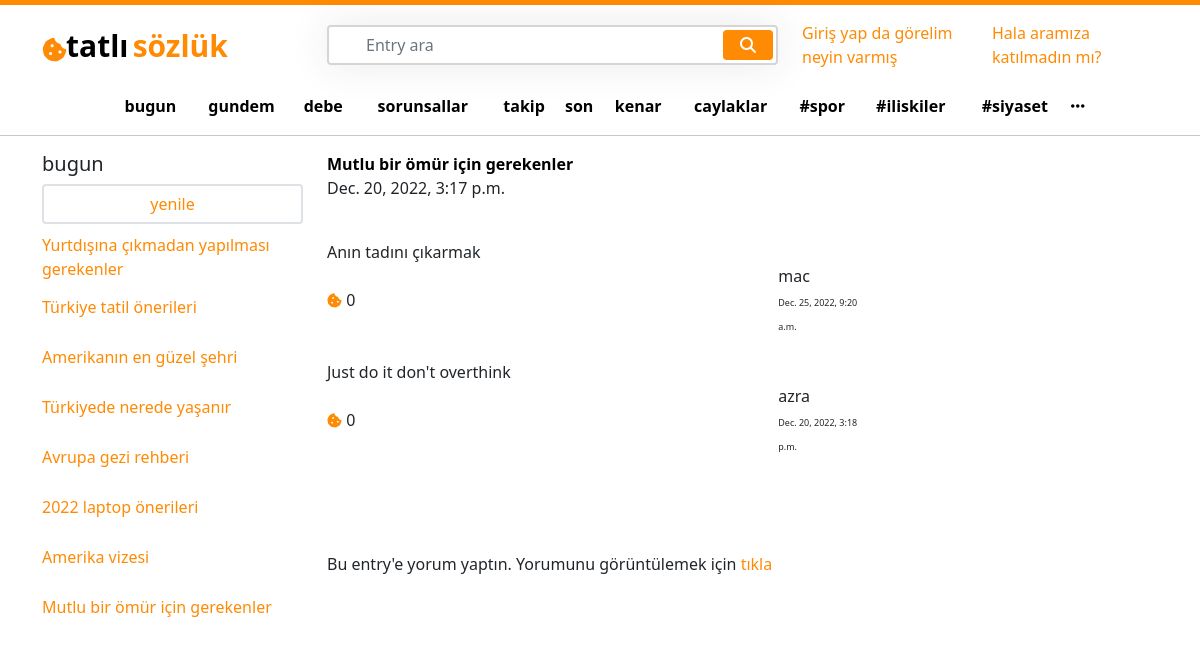
The app's page /Mutlu bir ömür için gerekenler/ with its own data.
### entry/models.py (models this page shows, shortened)
class Entry(models.Model):
    user = models.ForeignKey(User, on_delete=models.CASCADE)
    entry_slug =  models.CharField(max_length=85, blank=True, null=True)
    entry_name =  models.CharField(max_length=85, blank=True, null=True)
    created_at = models.DateTimeField(auto_now_add=True)
    updated_at = models.DateTimeField(auto_now=True)

class EntryComments(models.Model):
    comment_body =  models.CharField(max_length=85, blank=True, null=True)
    commented_entry = models.ForeignKey(Entry, on_delete=models.CASCADE)
    likes_to_the_comment = models.PositiveIntegerField(default=0)
    writer = models.ForeignKey(User, on_delete=models.CASCADE, null=True)
    created_at = models.DateTimeField(auto_now_add=True)

### user/models.py (models this page shows, shortened)
class User(AbstractBaseUser):
    email = models.EmailField(max_length=100, unique=True)
    username = models.CharField(max_length=50, unique=True)
    date_joined = models.DateTimeField(auto_now_add=True)
    last_login = models.DateTimeField(auto_now_add=True)
    created_date = models.DateTimeField(auto_now_add=True)
    modified_date = models.DateTimeField(auto_now=True)
    is_admin = models.BooleanField(default=True)
    is_staff = models.BooleanField(default=True)
    is_active = models.BooleanField(default=True)
    is_superadmin = models.BooleanField(default=True)
    USERNAME_FIELD = 'email'
    REQUIRED_FIELDS = ['username']
    objects = UserManager()

### entry/views.py (the view)
# urls.py: path('<str:pk>/', views.entry_detail, name='entry_detail'),
def entry_detail(request, pk):
    all_entries = Entry.objects.all()
    entry_detail = get_object_or_404(Entry, entry_name=pk)
    bring_entry_info = Entry.objects.filter(entry_name=pk)
    entry_comment = EntryComments.objects.filter(commented_entry__entry_name=pk).order_by('-created_at')
    for i in entry_comment:
        tiklanan_posta_yorum_yapanlar = i.writer.username
        print(tiklanan_posta_yorum_yapanlar)
    user = request.user.username
    print(user)
    if request.method == "POST":
        comment_body = request.POST['comment_body']
        new_comment = EntryComments.objects.create(commented_entry=entry_detail,writer=request.user, comment_body=comment_body)
        new_comment.save()
    context = {
        'entry_detail' : entry_detail,
        "all_entries" :  all_entries,
        'bring_entry_info' : bring_entry_info,
        'entry_comment' : entry_comment,
        "tiklanan_posta_yorum_yapanlar" : tiklanan_posta_yorum_yapanlar,
        'user' : user
    }
    return render(request, "entry_detail.html",context)

### templates/entry_detail.html (shortened to what this page needs)
{% extends 'base.html' %}
{% load static %}
{% block content %}
<div class="col-lg-6 ">
    <div class="row">
        {% for i in bring_entry_info %}
            <div class="col-lg-12">
                <a href="{% url 'entry_detail' i.id %}" >
                    <b style="color:black ;">  {{i.entry_name}}</b>
                </a>
            </div>
            <div class="col-lg-12">
                {{i.created_at}}
            </div>
            <div class="col-lg-12 mt-3">
                {% for a in entry_comment %}
                <div class="col-lg-12 mt-4">
                    {{a.comment_body}}
                </div>
                   <div class="row justify-content-between">
                        <div class="col-lg-3 my-auto">
                            <i class="fa-solid fa-cookie-bite" id="logo" style="font-size:15px ;"></i>
                            {{a.likes_to_the_comment}}
                        </div>
                        <div class="col-lg-5">
                            <div class="row justify-content-end">
                                <div class="col-lg-6">
                                    <div class="col-lg-12">
                                        {{a.writer.username}}
                                    </div>
                                    <div class="col-lg-12">
                                       <small style="font-size: 9px;">{{a.created_at}}</small>
                                    </div>
                                </div>
                            </div>
                        </div>
                    </div>
                {% endfor %}
            </div>
        <div class="col-lg-12">
            <form action="" method="POST">
                <div class="col-lg-12">
                    <b>{{searched_entry}}</b><br><br><br><br>
                    {% if user in tiklanan_posta_yorum_yapanlar %}
                    <span>Bu entry'e yorum yaptın. Yorumunu görüntülemek için <a href="{% url 'user_page' %}">tıkla</a></span>
                    {% else %}
                    <h4>Sende yorumunu paylaş </h4>
                    <br>
                    <input placeholder="{{searched_entry}}hakkında bize biraz bilgi ver" name="comment_body" style="height:180px; width: 500px;"></input>{{form.comment_body}}
                   <br>
                    <input type="submit" value="Submit">
                    {% endif %}
                    <br>
                    <br>
                    <br>
                </div>
            </form>
        </div>
        {% endfor %}
    </div>
</div>
{% endblock %}

### templates/base.html (shortened to what this page needs)
{% load static %}
<!DOCTYPE html>
<html lang="en">
<head>
    <link href="https://cdn.jsdelivr.net/npm/bootstrap@5.1.3/dist/css/bootstrap.min.css" rel="stylesheet">
    <link rel="stylesheet" href="https://cdnjs.cloudflare.com/ajax/libs/font-awesome/6.2.1/css/all.min.css" />
    <link rel="stylesheet" href="{% static 'css/home.css' %}">
</head>
<body>
    <div class="topline"></div>
    <div class="container mt-3">
        <div class="row d-flex align-items-center">
            <div class="col-lg-3">
                <div class="row">
                    <div class="col-lg-1" style="margin-top: 14px;">
                        <i class="fa-solid fa-cookie-bite" id="logo" style="font-size:25px ;"></i>
                    </div>
                    <div class="col-lg-10">
                        <a href="{% url 'home' %}">
                            <span class="logo_left p-0 m-0" style="color: black;">tatlı</span>
                            <span class="logo_right p-0 m-0">sözlük</span>
                        </a>
                    </div>
                </div>
            </div>
            <div class="col-5">
                <div class="search">
                    <form action="{% url 'entrypage' %}" method="POST">
                        <input type="text" class="form-control" name="searched_entry" placeholder="Entry ara">
                        <button type="submit" name="search_entry_button" value="Submit" class="btn btn-primary"><i class="fa fa-search"></i></button>
                    </form>
                </div>
            </div>
            <div class="col-lg-4">
                <div class="row justify-content-end">
                    {% if request.user.is_authenticated %}
                    <div class="col-lg-3 my-auto">
                        <a href="{% url 'user_page' %}" style="text-decoration: none;">
                            <i class="fa-regular fa-user" style=" color:  rgb(255, 138, 4);;"></i>
                            <span>{{request.user.username}}</span>
                        </a>
                    </div>
                    <div class="col-lg-3">
                        <button type="button" class="btn btn-primary topbtn">
                            <i class="fa-regular fa-message"></i>
                            <span>mesaj</span>
                        </button>
                    </div>
                    <div class="col-lg-3">
                        <button type="button" class="btn btn-primary topbtn">
                            <i class="fa-solid fa-arrow-trend-up"></i>
                            <span>olay</span>
                        </button>
                    </div>
                    <div class="col-lg-2 my-auto dots_for_box" >
                        <span style="cursor: pointer;">
                            <i class="fa-solid fa-ellipsis" style=" color:  rgb(255, 138, 4);;"></i>
                        </span>
                    </div>
                    <div class="base_box_top p-0" id="base_box_top">
                        <div class="row">
                            <a href="" style="color: black;" class="base_box_top_div">
                                <div class="col-lg-12 p-2">
                                    <span>kanallar</span>
                                </div>
                            </a>
                           <a href="" style="color: black;" class="base_box_top_div">
                                <div class="col-lg-12 p-2 ">
                                    <span>çöp</span>
                                </div>
                            </a>
                            <a href="" style="color: black;" class="base_box_top_div">
                                <div class="col-lg-12 p-2">
                                    <span>ayarlar</span>
                                </div>
                            </a>
                            <a href="" style="color: black;" class="base_box_top_div">
                                <div class="col-lg-12 p-2">
                                    <span>gece modu</spa>
                                </div>
                            </a>
                            <a href="" style="color: black;" class="base_box_top_div">
                                <div class="col-lg-12 p-2">
                                    <span>takip/engellenmiş</span>
                                </div>
                            </a>
                            <a href="{% url 'logout' %}" style="color: black;" class="base_box_top_div">
                                <div class="col-lg-12 p-2 ">
                                    <span>çıkış yap</span>
                                </div>
                            </a>
                        </div>
                    </div>
                    <div class="col-lg-12">
                        {% else %}
                        <a href="{% url 'login' %}" style="width: 50%;">Giriş yap da görelim neyin varmış</a>
                        <a href="{% url 'register' %}" style="width: 50%;">Hala aramıza katılmadın mı?</a>
                        {% endif %}
                    </div>
                </div>
            </div>
        </div>
        <div class="row justify-content-center mt-4">
            <table style="width:80%">
                <tr>
                  <td><a href="" class="td ">bugun</a></td>
                  <td><a href="" class="td">gundem</a></td>
                  <td><a href="" class="td">debe</a></td>
                  <td><a href="" class="td">sorunsallar</a></td>
                  <td><a href="" class="td">takip</a></td>
                  <td><a href="" class="td">son</a></td>
                  <td><a href="" class="td">kenar</a></td>
                  <td><a href="" class="td">caylaklar</a></td>
                  <td><a href="" class="td">#spor</a></td>
                  <td><a href="" class="td">#iliskiler</a></td>
                  <td><a href="" class="td">#siyaset</a></td>
                  <td><a href="" class="td"><i class="fa-solid fa-ellipsis"></i></a></td>
                </tr>
              </table>
        </div>
<hr>
<div class="container">
    <div class="row">
        <div class="col-lg-3 main_left">
            <div class="col-lg-12">
                <h5>bugun</h5>
            </div>
            <div class="col-lg-12">
                <button class="btn btn-light w-100 border border-2" style="background-color: transparent !important;">
                 <a href="" style=" text-decoration: none; color:  rgb(255, 138, 4);;">yenile</a>
                </button>
            </div>
            <div class="col-lg-12 mt-2">
                <ul class='p-0 ul_left'>
                        {% for i in all_entries %}
                        <li class="li">
                            <a href="{% url 'entry_detail' i.entry_name %}">
                            {{i.entry_name}}
                            </a>
                        </li>
                        {% endfor %}
                </ul>
            </div>
        </div>
{% block content %}
{% endblock %}
</body>
</html>

### static/css/home.css (style rules this page uses)
.topline { width: 100%; background-color: rgb(255, 138, 4); height: 5px; }
.logo_left { font-size: 30px; font-weight: 600; }
.logo_right { font-size: 30px; font-weight: 600; color: rgb(255, 138, 4); }
#logo { color: rgb(255, 138, 4); }
.search { position: relative; box-shadow: 0 0 40px rgba(51, 51, 51, .1); }
.search input { height: 40px; text-indent: 25px; border: 2px solid #d6d4d4; }
.search button { position: absolute; top: 5px; right: 5px; height: 30px; width: 50px; background: rgb(92, 4, 255); display: flex; align-items: center; justify-content: center; }
.td { font-weight: 600; font-size: 16px; color: black; text-decoration: none; display: flex; align-items: center; justify-content: center; }
.main_left { overflow-y: scroll; height:820px; scrollbar-color: rebeccapurple green; scrollbar-width: thin; }
.li { text-decoration: none; list-style: none; height: 50px; display: flex; align-items: center; }
button { background-color: rgb(255, 138, 4) !important; border: none !important; }
a { color: rgb(255, 138, 4);; text-decoration: none; }

### records on screen
Entry: entry_name "Yurtdışına çıkmadan yapılması gerekenler"
Entry: entry_name "Türkiye tatil önerileri"
Entry: entry_name "Amerikanın en güzel şehri"
Entry: entry_name "Türkiyede nerede yaşanır"
Entry: entry_name "Avrupa gezi rehberi"
Entry: entry_name "2022 laptop önerileri"
Entry: entry_name "Amerika vizesi"
Entry: entry_name "Mutlu bir ömür için gerekenler", created_at "Dec. 20, 2022, 3:17 p.m."
EntryComments: comment_body "Anın tadını çıkarmak", likes_to_the_comment "0", writer.username "mac", created_at "Dec. 25, 2022, 9:20 a.m."
EntryComments: comment_body "Just do it don't overthink", likes_to_the_comment "0", writer.username "azra", created_at "Dec. 20, 2022, 3:18 p.m."
